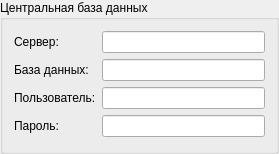
<?xml version="1.0" encoding="UTF-8"?>
<ui version="4.0">
 <class>FBServerForm</class>
 <widget class="QGroupBox" name="FBServerForm">
  <property name="geometry">
   <rect>
    <x>0</x>
    <y>0</y>
    <width>279</width>
    <height>154</height>
   </rect>
  </property>
  <property name="windowTitle">
   <string>GroupBox</string>
  </property>
  <property name="title">
   <string>Центральная база данных</string>
  </property>
  <property name="flat">
   <bool>false</bool>
  </property>
  <property name="checkable">
   <bool>false</bool>
  </property>
  <property name="checked">
   <bool>false</bool>
  </property>
  <layout class="QGridLayout" name="gridLayout">
   <item row="0" column="0">
    <layout class="QFormLayout" name="formLayout">
     <item row="0" column="0">
      <widget class="QLabel" name="label">
       <property name="text">
        <string>Сервер:</string>
       </property>
      </widget>
     </item>
     <item row="0" column="1">
      <widget class="QLineEdit" name="lineEditServer"/>
     </item>
     <item row="1" column="0">
      <widget class="QLabel" name="label_2">
       <property name="text">
        <string>База данных:</string>
       </property>
      </widget>
     </item>
     <item row="1" column="1">
      <widget class="QLineEdit" name="lineEditDatabase"/>
     </item>
     <item row="2" column="0">
      <widget class="QLabel" name="label_3">
       <property name="text">
        <string>Пользователь:</string>
       </property>
      </widget>
     </item>
     <item row="2" column="1">
      <widget class="QLineEdit" name="lineEditUser"/>
     </item>
     <item row="3" column="0">
      <widget class="QLabel" name="label_4">
       <property name="text">
        <string>Пароль:</string>
       </property>
      </widget>
     </item>
     <item row="3" column="1">
      <widget class="QLineEdit" name="lineEditPassword"/>
     </item>
    </layout>
   </item>
  </layout>
 </widget>
 <resources/>
 <connections/>
</ui>
